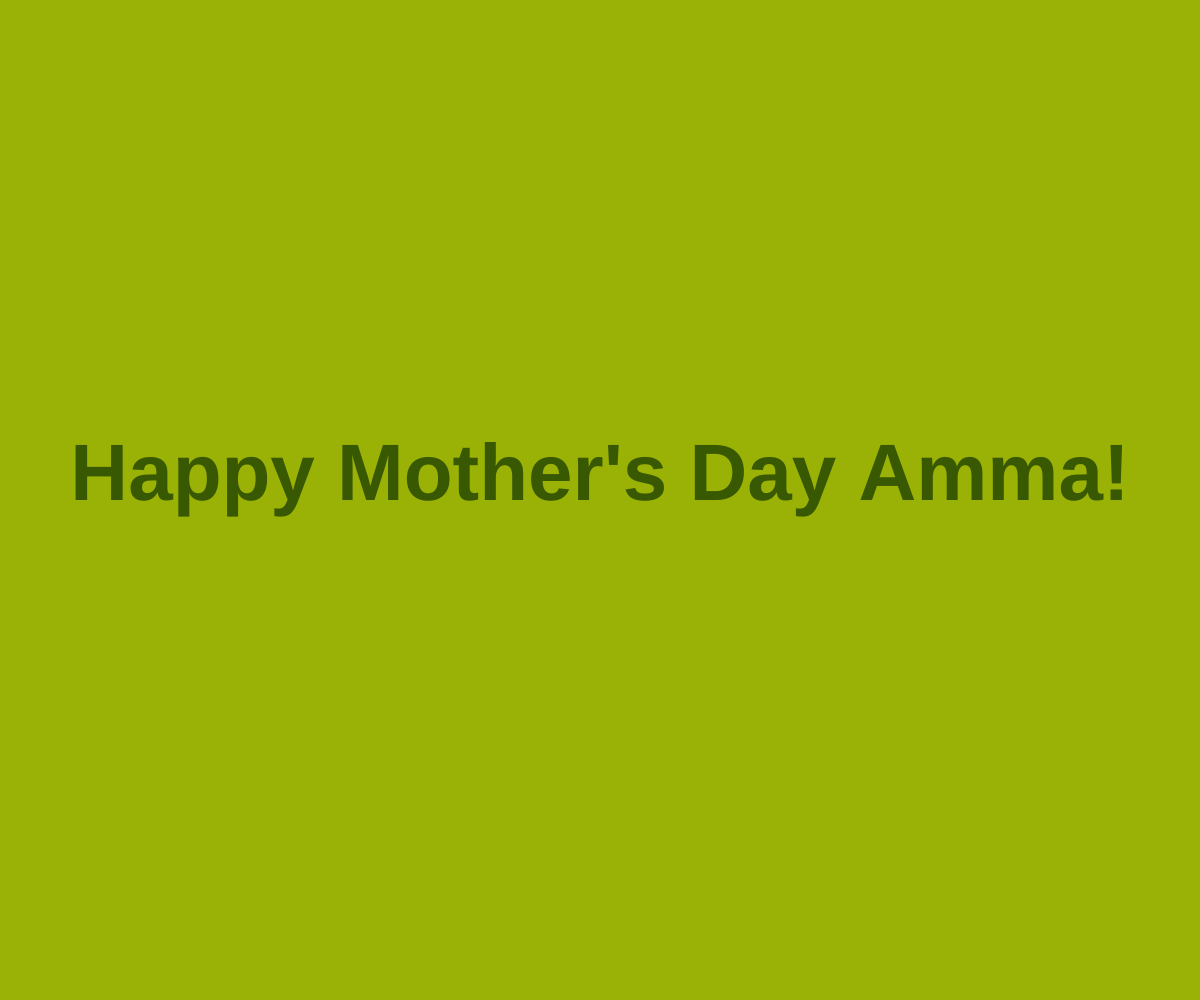
Frame 1 (no input)
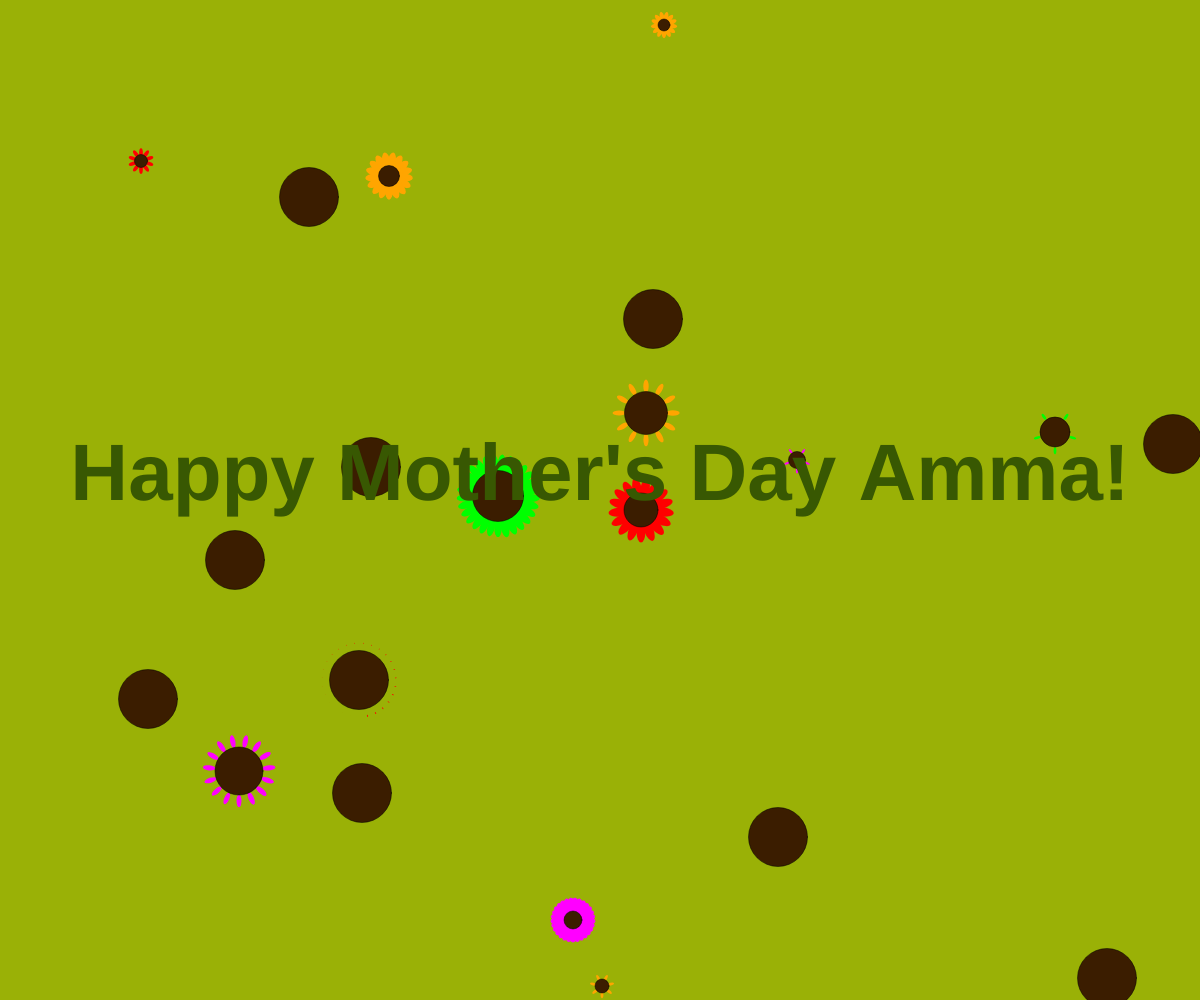
Frame 60 (no input)
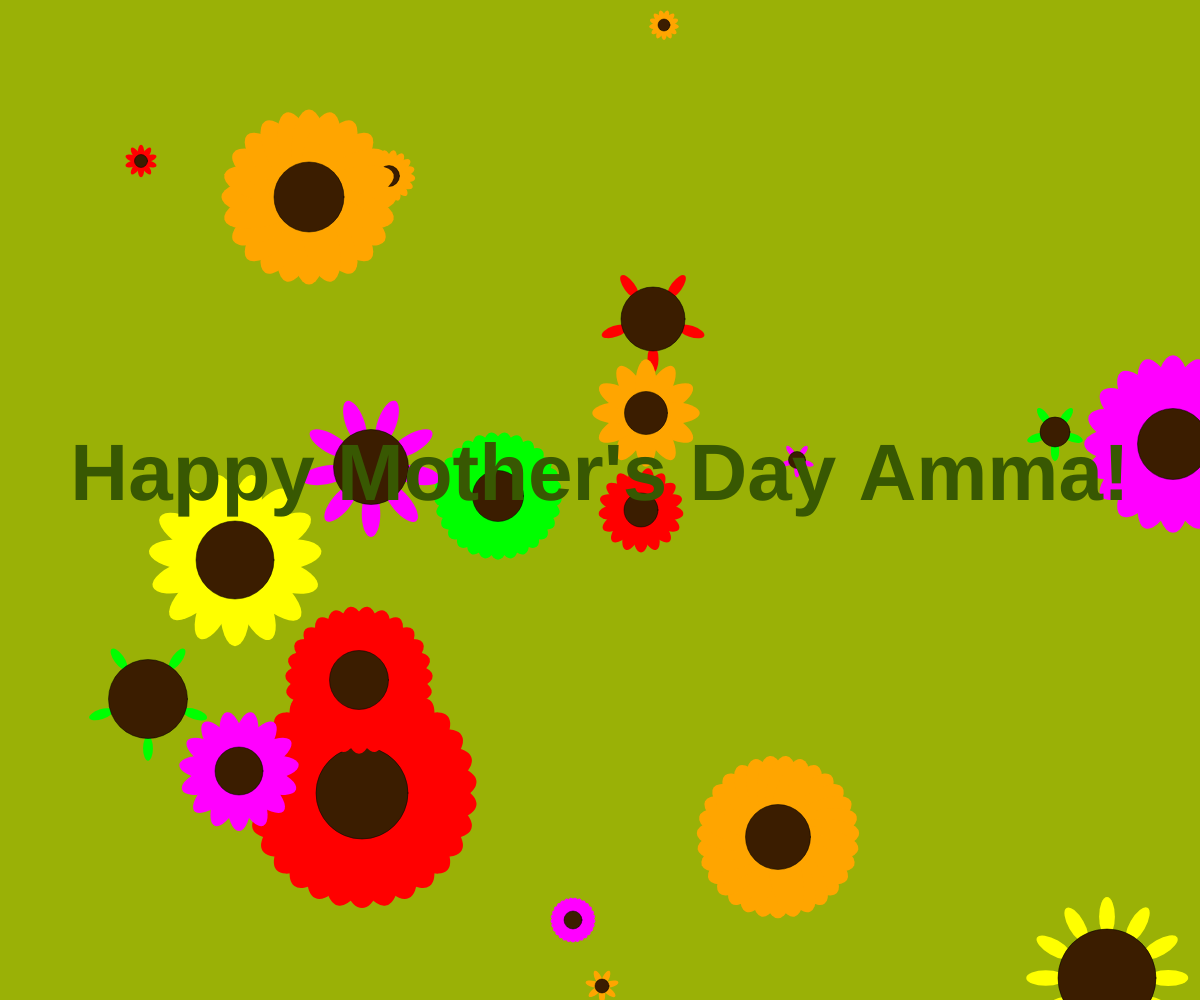
Frame 120 (the mouse pressed at the canvas centre since frame 60)

The p5.js sketch that drew these frames (run headless with seeded random() and noise() and a simulated clock; from frame 60 on, the mouse is pressed at the canvas centre):

// p5.js sketch
// ── sketch.js
var center;
var s = 0;
var flowers = [];
var flowerCount = randomBetweenRange(16, 64);
var brown = [58.8, 29.4, 0];
var red = [255, 0, 0], 
    green = [0, 255, 0], 
    blue = [0, 0, 255], 
    yellow = [255, 255, 0], 
    purple = [255, 0, 255], 
    orange = [255, 165, 0];
var petalColors = [red, green, blue, yellow, purple, orange];

function setup() {
  createCanvas(windowWidth, windowHeight);
  center = createVector(windowWidth/2, windowHeight/2);
  textAlign(CENTER);
  textSize(windowWidth/15);
  textStyle(BOLD);
  ellipseMode(CENTER);
  strokeWeight(0);
  for (let i = 0; i < flowerCount; i++) {
    let diameter = randomBetweenRange(10, 100);
    let c = petalColors[randomBetweenRange(petalColors.length-1)];
    flowers.push(new flower(
      randomBetweenRange(windowWidth), 
      randomBetweenRange(windowHeight), 
      diameter, 
      diameter, 
      randomBetweenRange(4, 32), 
      brown,
      c
      ));
  }
}

function randomBetweenRange(max, min=0)
{
  return Math.floor(Math.random()*(max+1-min)+min);
}

// function randomizeColor(colorRGB, factor) {
//   if (Math.floor(Math.random()*10)%2==0) {
//     return tint(colorRGB, factor);
//   }
//   else {
//     return shade(colorRGB, factor);
//   }
// }

// function tint(colorRGB, factor)
// {
//   console.log('tint')
//   return [1/4*factor*(255-colorRGB[0]), 1/3*factor*(255-colorRGB[1]), 3/4*factor*(255-colorRGB[2])];
// }

// function shade(colorRGB, factor)
// {
//   console.log('shade')
//   return [1/4*factor*colorRGB[0], 1/3*factor*colorRGB[1], 3/4*factor*colorRGB[2]];
// }

function draw() {
  background(154, 177, 6);
  
  for (let i = 0; i < flowers.length; i++)
  {
    flowers[i].draw();
  }

  ++s;
  push();
  fill(56, 88, 2);
  text("Happy Mother's Day Amma!", center.x, center.y);
  pop();
}
// ── flower.js
class flower {
    constructor(x, y, width, height=width, petals, flowerColor, petalColor) {
        this.x = x;
        this.y = y;
        this.width = width;
        this.height = height;
        this.petals = petals;
        this.flowerColor = color(flowerColor[0], flowerColor[1], flowerColor[2]);
        this.petalColor = color(petalColor[0], petalColor[1], petalColor[2]);
        this.time = 0;
        this.petalSize = 0;
    }

    draw(width=this.width, height=this.height)
    {
        if (this.time >= this.width)
        {
            let factor = 1.25;
            for (let i = 0; i < this.petals; ++i)
            {
                push();
                translate(this.x, this.y);
                rotate(i/this.petals*2*PI);
                fill(this.petalColor);
                ellipse(0, 0+this.height*factor/2, this.petalSize/2, this.petalSize*factor);
                pop();
                if (this.petalSize < this.width) {
                    this.petalSize+=this.width/800;
                }
            }
        }

        push();
        strokeWeight(0.5);
        fill(this.flowerColor);
        ellipse(this.x, this.y, this.time, this.time);
        pop();

        if (this.time < this.width)
        {
            ++this.time;
        }
    }
}
